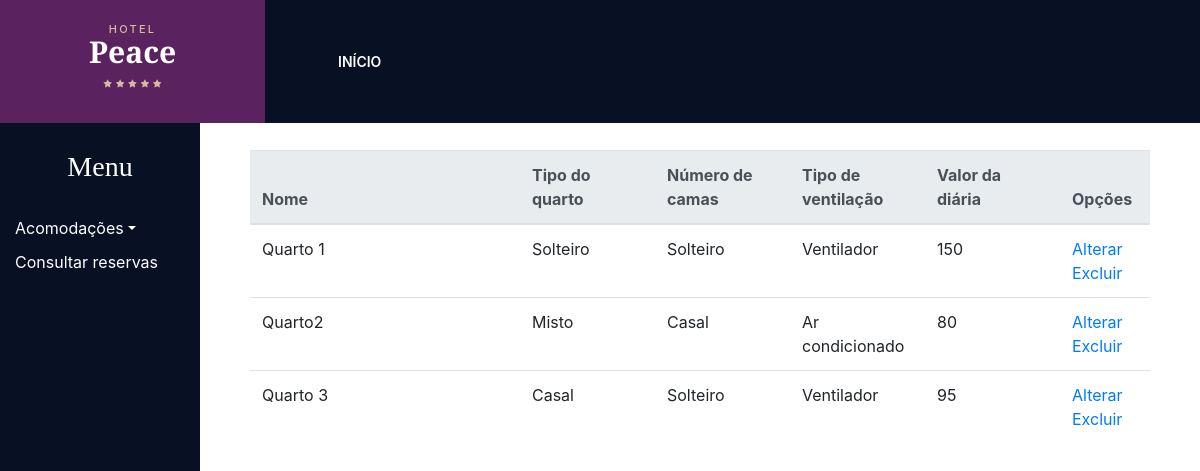
The page /adm/consulta.php on the database its author committed.
### tables this page shows
CREATE TABLE IF NOT EXISTS `acomodacoes` (
  `Id` int(11) NOT NULL AUTO_INCREMENT,
  `Nome` varchar(50) NOT NULL,
  `TipoQuarto` varchar(50) NOT NULL,
  `NumeroCama` varchar(50) NOT NULL,
  `TipoVentilacao` varchar(50) NOT NULL,
  `Valor` varchar(50) NOT NULL,
  `Foto` varchar(50) NOT NULL,
  `status` varchar(45) NOT NULL,
  PRIMARY KEY (`Id`)
);

### adm/consulta.php (the view, shortened to what this page needs)
<!DOCTYPE html>
<html lang="en">
<head>
    <link rel="stylesheet" type="text/css" media="screen" href="../css/bootstrap.min.css">
    <link rel="stylesheet" type="text/css" media="screen" href="../css/bootstrap.css">
    <link rel="stylesheet" type="text/css" media="screen" href="../css/bootstrap-grid.css">
</head>
<body>
    <?php
        include_once("index.php");
    ?>
    <div class='col-10' style="padding: 50px; min-height: 650px;margin-top: 100px">
        <table class="table">
            <thead class="thead-light" style="width:100%">
                <tr>
                    <th scope="col" style="width:30%">Nome</th>
                    <th scope="col" style="width:15%">Tipo do quarto</th>
                    <th scope="col" style="width:15%">Número de camas</th>
                    <th scope="col" style="width:15%">Tipo de ventilação</th>
                    <th scope="col" style="width:15%">Valor da diária</th>
                    <th scope="col" style="width:10%">Opções</th>
                </tr>
            </thead>
            <tbody>
                <?php
                include_once("../dao/conexao.php");
                $consulta = "select * FROM acomodacoes WHERE status = 'ativo'";
                $categorias = mysqli_query($conecta,$consulta);
                while($registro = mysqli_fetch_assoc($categorias)){
                    echo "<tr>
                        <td>".$registro['Nome']."</td>
                        <td>".$registro['TipoQuarto']."</td>
                        <td>".$registro['NumeroCama']."</td>
                        <td>".$registro['TipoVentilacao']."</td>
                        <td>".$registro['Valor']."</td>
                        <td><a href='alterar.php?i=".$registro['Id']."'>Alterar</a>
                        <a href='../dao/ExcluirAcomodacao.php?i=".$registro['Id']."'>Excluir</a></td>
                    </tr>";}
                ?>
            </tbody>
        </table>
    </div>
</body>
</html>

### styles/main_styles.css (style rules this page uses)
* { margin: 0; padding: 0; -webkit-font-smoothing: antialiased; -webkit-text-shadow: rgba(0,0,0,.01) 0 0 1px; text-shadow: rgba(0,0,0,.01) 0 0 1px; }
body { font-family: 'Montserrat', sans-serif; font-size: 14px; font-weight: 400; background: #FFFFFF; color: #a5a5a5; }
div { display: block; position: relative; -webkit-box-sizing: border-box; -moz-box-sizing: border-box; box-sizing: border-box; }
a, a:hover, a:visited, a:active, a:link { text-decoration: none; -webkit-font-smoothing: antialiased; -webkit-text-shadow: rgba(0,0,0,.01) 0 0 1px; text-shadow: rgba(0,0,0,.01) 0 0 1px; }

### rows shown on the page
acomodacoes: Nome "Quarto 1", TipoQuarto "Solteiro", NumeroCama "Solteiro", TipoVentilacao "Ventilador", Valor "150"
acomodacoes: Nome "Quarto2", TipoQuarto "Misto", NumeroCama "Casal", TipoVentilacao "Ar condicionado", Valor "80"
acomodacoes: Nome "Quarto 3", TipoQuarto "Casal", NumeroCama "Solteiro", TipoVentilacao "Ventilador", Valor "95"
